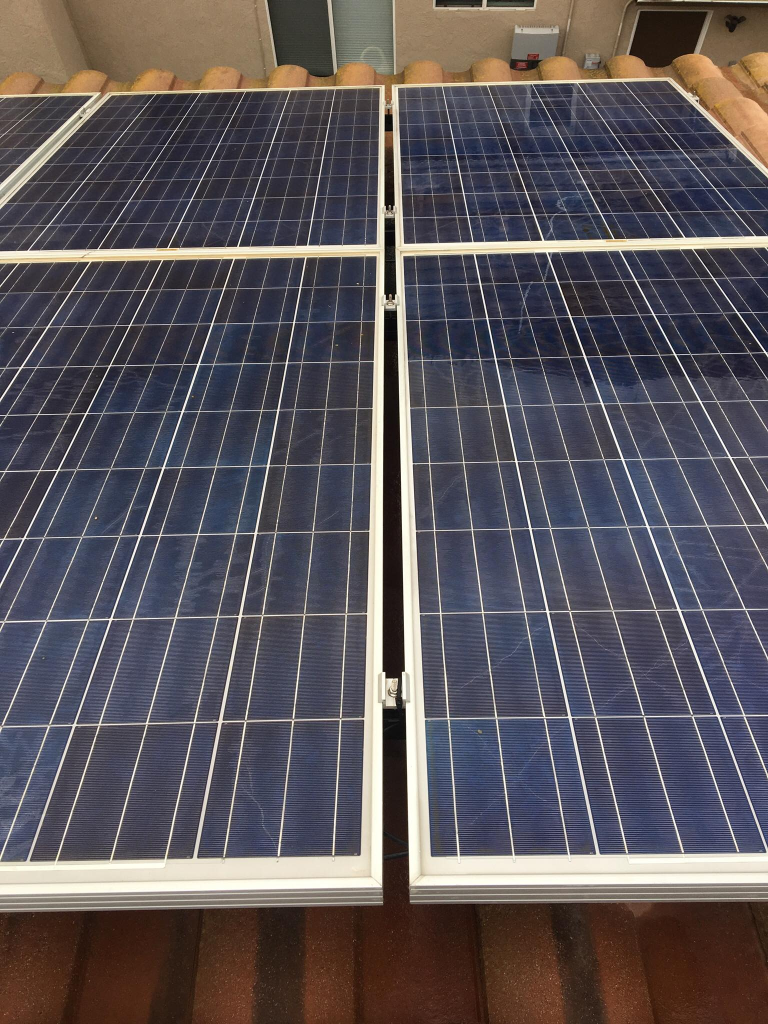
#> input picture Detect_solar_dust/Clean/Imgclean_1003_0.jpg, 1536 x 2048 px (shown at 1/2 size); its folder holds only this picture in this run
$ jupyter execute --allow-errors solar_SVM.ipynb   (shell and % lines are left out)
#> lines starting #> are read from the running program, lines starting #| are printed output that depends on the picture
[cell 1]
import numpy as np
import pandas as pd
import matplotlib.pyplot as plt
import cv2
import os
from tqdm import tqdm

[cell 2]
data_path = './Detect_solar_dust/'
dir = sorted(os.listdir(data_path))
IMG_SIZE = 300

[cell 3]
data = []
bad_img = []
for i in dir:
    class_path = os.path.join(data_path, i)
    file_list = sorted(os.listdir(class_path))
    for f in file_list:
        # [4 lines of commented-out code are left out]
        try:
            fpath = os.path.join(class_path,f)
            img = cv2.imread(fpath, cv2.IMREAD_GRAYSCALE)
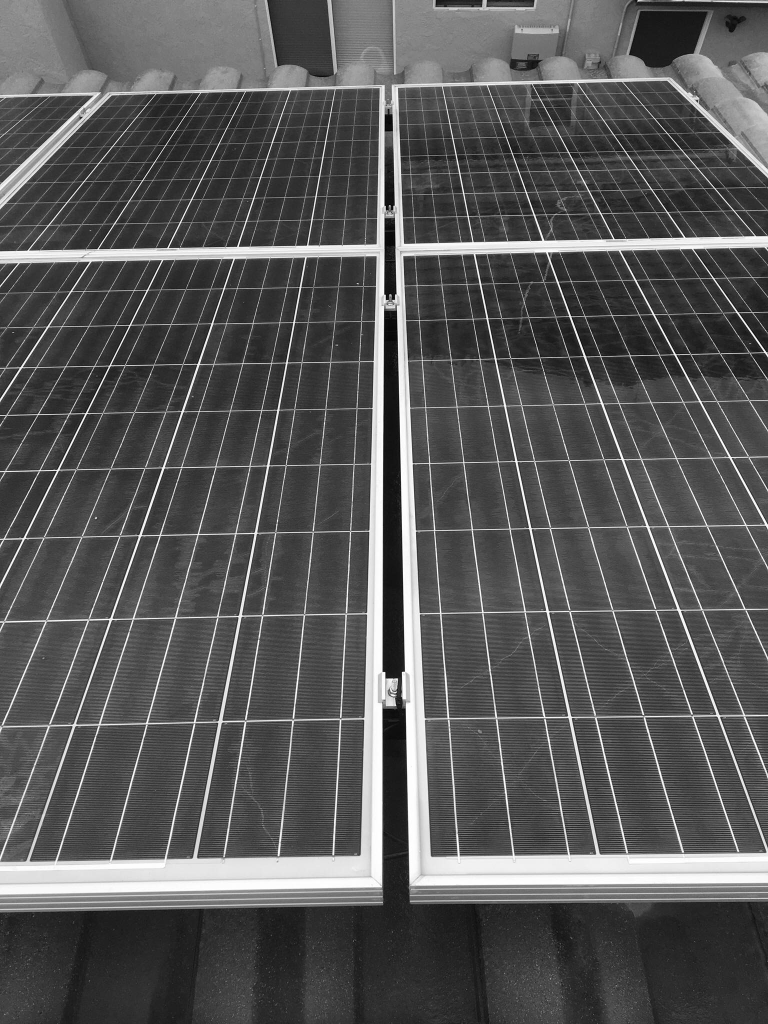
#> img: shape (2048, 1536) (shown at 1/2 size); min 0, max 255, mean 86.9
            img = cv2.resize(img, (IMG_SIZE, IMG_SIZE))
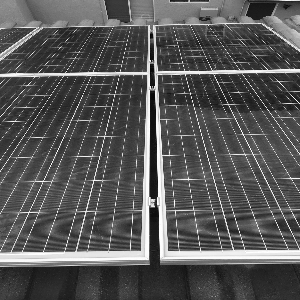
#> img: shape (300, 300); min 1, max 255, mean 86.7
            data.append([img, str(i)])

        except Exception as e:
            print(str(e))
            fpath = os.path.join(class_path,f)
            bad_img.append(fpath)
#> pass 2 of the loop `for i in dir:`:
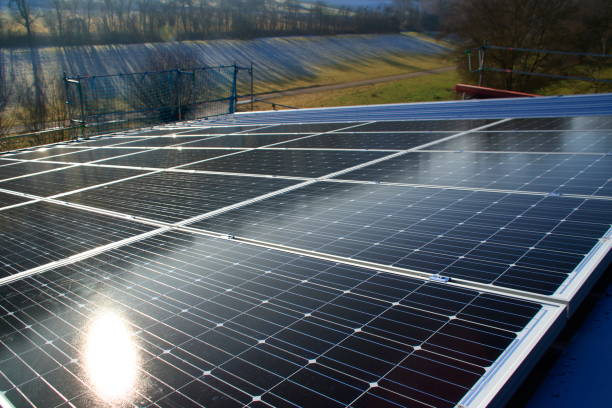
#> input picture Detect_solar_dust/Dusty/Imgdirty_1016_1.jpg, 612 x 408 px
#> `img = cv2.imread(fpath, cv2.IMREAD_GRAYSCALE)`:
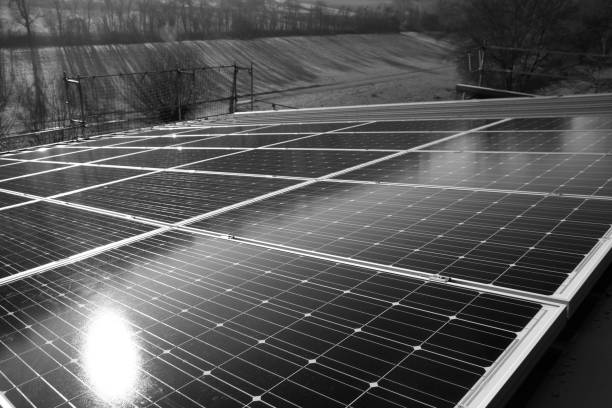
#> img: shape (408, 612); min 0, max 255, mean 87.1
#> `img = cv2.resize(img, (IMG_SIZE, IMG_SIZE))`:
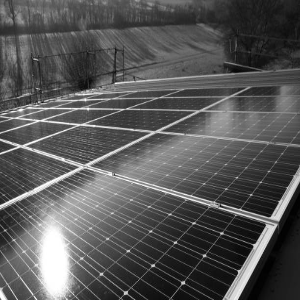
#> img: shape (300, 300); min 0, max 255, mean 87


# df = pd.DataFrame(data, columns=['image', 'labels'])

[cell 4]
lenofimage = len(data)
#> lenofimage = 2

[cell 5]
X=[]
y=[]

for categories, label in data:
    X.append(categories)
    y.append(label)
#> this loop made 2 passes
#> label on passes 1 to 2: 'Clean', 'Dusty'
#> after the loop, X = 2 items; y = ['Clean', 'Dusty']
#| Fitting 5 folds for each of 25 candidates, totalling 125 fits
X= np.array(X).reshape(lenofimage,-1)

[cell 6]
X = X/255.0
y=np.array(y)

[cell 7]
from sklearn.model_selection import train_test_split
X_train, X_test, y_train, y_test = train_test_split(X,y)

[cell 8]
from sklearn.svm import SVC
svc = SVC(kernel='linear',gamma='auto')
#> (the rest of this cell did not finish here and is left out)

#> (a cell that did not finish here is left out)

[cell 10]
from sklearn.metrics import accuracy_score, f1_score, confusion_matrix
#> (the rest of this cell did not finish here and is left out)

[cell 11]
from sklearn.metrics import classification_report
#> (the rest of this cell did not finish here and is left out)

#> (a cell that did not finish here is left out)

[cell 13]
from sklearn.model_selection import GridSearchCV

# defining parameter range
param_grid = {'C': [0.1, 1, 10, 100, 1000],
              'gamma': [1, 0.1, 0.01, 0.001, 0.0001],
              'kernel': ['rbf']}

grid = GridSearchCV(SVC(), param_grid, refit = True, verbose = 3)

# fitting the model for grid search
#> (the rest of this cell did not finish here and is left out)
